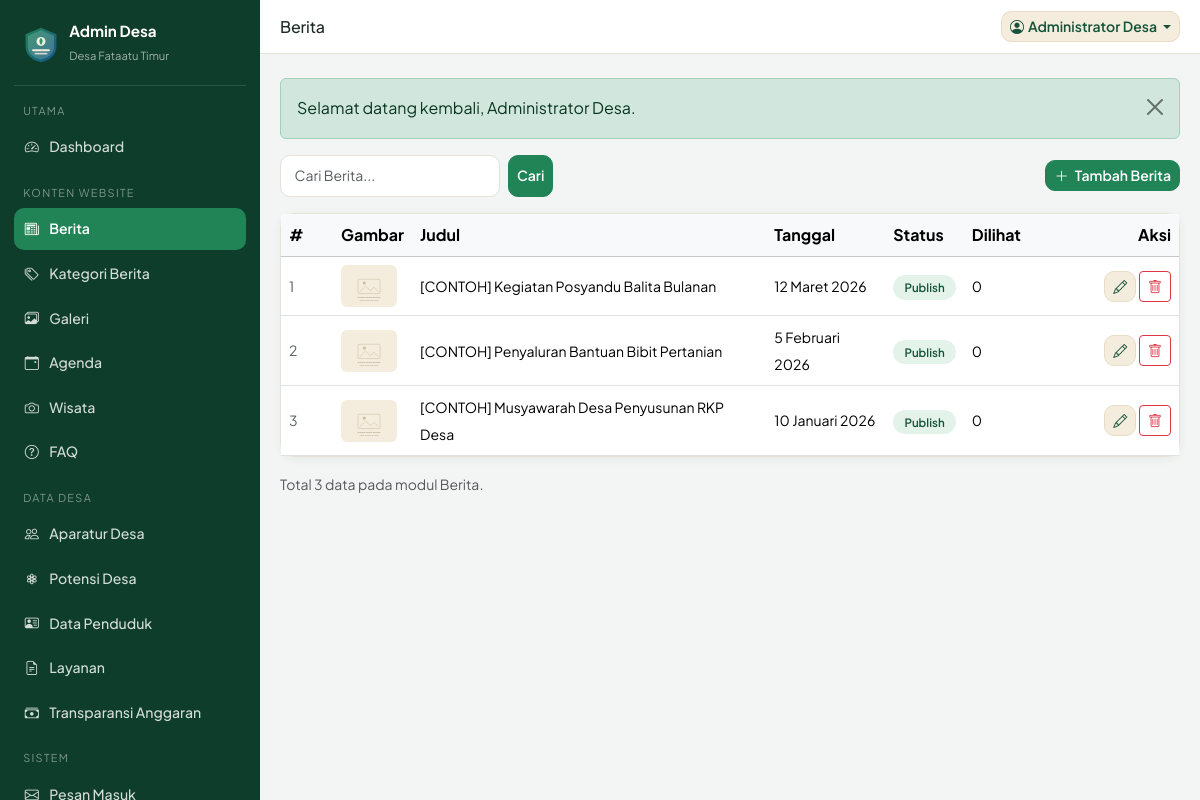
Screenshot of /admin/crud.php?m=berita (signed in) with the database file from the repository.
### tables this page shows
CREATE TABLE `berita` (
  `id` INT(11) NOT NULL AUTO_INCREMENT,
  `judul` VARCHAR(200) NOT NULL,
  `slug` VARCHAR(220) NOT NULL,
  `kategori_id` INT(11) DEFAULT NULL,
  `ringkasan` TEXT DEFAULT NULL,
  `isi` LONGTEXT DEFAULT NULL,
  `gambar` VARCHAR(255) DEFAULT NULL,
  `penulis` VARCHAR(100) DEFAULT NULL,
  `tanggal` DATE NOT NULL,
  `status` ENUM('draft','publish') NOT NULL DEFAULT 'publish',
  `dilihat` INT(11) NOT NULL DEFAULT 0,
  `created_at` TIMESTAMP NOT NULL DEFAULT CURRENT_TIMESTAMP,
  PRIMARY KEY (`id`),
  KEY `kategori_id` (`kategori_id`)
);

### includes/functions.php (called while the page is built, shortened)
<?php
function e(?string $v): string
{
    return htmlspecialchars((string) $v, ENT_QUOTES, 'UTF-8');
}
function url(string $path = ''): string
{
    return BASE_URL . '/' . ltrim($path, '/');
}
function tanggal_id(?string $date, bool $withDay = false): string
{
    $ts = strtotime($date);
    $hari  = ['Minggu','Senin','Selasa','Rabu','Kamis','Jumat','Sabtu'];
    $bulan = ['','Januari','Februari','Maret','April','Mei','Juni','Juli','Agustus','September','Oktober','November','Desember'];
    $out = date('j', $ts) . ' ' . $bulan[(int) date('n', $ts)] . ' ' . date('Y', $ts);
    return $withDay ? $hari[(int) date('w', $ts)] . ', ' . $out : $out;
}
function excerpt(?string $text, int $len = 140): string
{
    $text = trim(strip_tags((string) $text));
    return mb_strlen($text) > $len ? mb_substr($text, 0, $len) . '…' : $text;
}
function img_src(?string $file, string $folder, string $fallback = 'placeholder.svg'): string
{
    return url('assets/img/' . $fallback);
}

### admin/crud.php (the view, shortened to what this page needs)
<?php
require_once __DIR__ . '/../config/config.php';
require_once __DIR__ . '/modules.php';
$m = isset($_GET['m']) ? trim((string) $_GET['m']) : '';
$cfg    = $MODULES[$m];
$table  = $cfg['table'];
$aksi = (string) ($_GET['aksi'] ?? 'list');
if ($aksi === 'list') {
    $q =
        isset($_GET['q'])
        ? trim((string) $_GET['q'])
        : '';
    $page =
        max(
            1,
            (int) ($_GET['page'] ?? 1)
        );
    $per = 15;
    $where = '1=1';
    $par = [];
    $cs = $pdo->prepare(
        'SELECT COUNT(*) FROM `' .
        $table .
        '` WHERE ' .
        $where
    );
    $cs->execute($par);
    $totalRow =
        (int) $cs->fetchColumn();
    $totalPage =
        max(
            1,
            (int) ceil(
                $totalRow / $per
            )
        );
    $page =
        min(
            $page,
            $totalPage
        );
    $off =
        ($page - 1) *
        $per;
    $st = $pdo->prepare(
        'SELECT * FROM `' .
        $table .
        '` WHERE ' .
        $where .
        ' ORDER BY ' .
        $cfg['order'] .
        ' LIMIT ' .
        $per .
        ' OFFSET ' .
        $off
    );
    $st->execute($par);
    $rows =
        $st->fetchAll();
    require __DIR__ . '/includes/header.php';
    ?>
    <div class="d-flex flex-wrap justify-content-between align-items-center gap-2 mb-3">
        <form
            class="d-flex gap-2"
            method="get"
        >
            <input
                class="form-control form-control-sm"
                style="min-width:220px"
                type="search"
                name="q"
                value="<?= e($q) ?>"
                placeholder="Cari <?= e($cfg['label']) ?>..."
            >
            <button
                class="btn btn-sm btn-brand"
            >
                Cari
            </button>
        </form>
        <a
            class="btn btn-sm btn-brand"
            href="?m=<?= e($m) ?>&aksi=tambah"
        >
            <i class="bi bi-plus-lg me-1"></i>
            Tambah <?= e($cfg['label']) ?>
        </a>
    </div>
    <div class="admin-card">
        <div class="table-responsive">
            <table class="table table-hover align-middle mb-0">
                <thead class="table-light">
                    <tr>
                        <th style="width:52px">
                            #
                        </th>
                        <?php foreach ($cfg['list'] as $col): ?>
                            <th>
                                <?= e($col['label']) ?>
                            </th>
                        <?php endforeach; ?>
                        <th
                            class="text-end"
                            style="width:150px"
                        >
                            Aksi
                        </th>
                    </tr>
                </thead>
                <tbody>
                    <?php foreach ($rows as $i => $r): ?>
                        <tr>
                            <td class="text-muted small">
                                <?= $off + $i + 1 ?>
                            </td>
                            <?php foreach ($cfg['list'] as $name => $col): ?>
                                <?php
                                $type =
                                    $col['type'] ?? 'text';
                                $val =
                                    $r[$name] ?? '';
                                ?>
                                <td>
                                    <?php if ($type === 'image'): ?>
                                        <img
                                            src="<?= img_src(
                                                $val,
                                                $col['folder'],
                                                $col['folder'] === 'aparatur'
                                                    ? 'avatar.svg'
                                                    : 'placeholder.svg'
                                            ) ?>"
                                            width="56"
                                            height="42"
                                            style="object-fit:cover;border-radius:6px"
                                            alt="Pratinjau"
                                        >
                                    <?php elseif ($type === 'date'): ?>
                                        <span class="small">
                                            <?= tanggal_id($val) ?>
                                        </span>
                                    <?php elseif ($type === 'money'): ?>
                                        <span class="small fw-semibold">
                                            <?= rupiah($val) ?>
                                        </span>
                                    <?php elseif ($type === 'badge'): ?>
                                        <span class="badge-cat text-capitalize">
                                            <?= e($val) ?>
                                        </span>
                                    <?php else: ?>
                                        <span class="small">
                                            <?= e(
                                                excerpt(
                                                    (string) $val,
                                                    70
                                                )
                                            ) ?>
                                        </span>
                                    <?php endif; ?>
                                </td>
                            <?php endforeach; ?>
                            <td class="text-end">
                                <a
                                    class="btn btn-sm btn-light-krem"
                                    href="?m=<?= e($m) ?>&aksi=edit&id=<?= (int) $r['id'] ?>"
                                    title="Edit"
                                >
                                    <i class="bi bi-pencil"></i>
                                </a>
                                <form
                                    class="d-inline"
                                    method="post"
                                    action="?m=<?= e($m) ?>&aksi=hapus&id=<?= (int) $r['id'] ?>"
                                >
                                    <button
                                        type="submit"
                                        class="btn btn-sm btn-outline-danger"
                                        data-confirm="Yakin ingin menghapus data ini? Tindakan tidak dapat dibatalkan."
                                        title="Hapus"
                                    >
                                        <i class="bi bi-trash"></i>
                                    </button>
                                </form>
                            </td>
                        </tr>
                    <?php endforeach; ?>
                </tbody>
            </table>
        </div>
    </div>
    <p class="text-muted small mt-3 mb-0">
        Total
        <?= $totalRow ?>
        data pada modul
        <?= e($cfg['label']) ?>.
    </p>
    <?php
    require __DIR__ . '/includes/footer.php';
    exit;
}
require __DIR__ . '/includes/header.php';
?>
<?php
require __DIR__ . '/includes/footer.php';
?>

### assets/css/style.css (style rules this page uses)
:root { --hijau-900: #0f3d2c; --hijau-800: #14533a; --hijau-700: #1a6b48; --hijau-600: #218456; --hijau-500: #2e9c67; --hijau-100: #e3f3ea; --biru-800: #0e3f66; --biru-700: #14568a; --biru-600: #1b6fae; --biru-100: #e4f0f9; --krem-100: #fbf7ee; --krem-200: #f4ecdc; --krem-300: #e8dcc4; --putih: #ffffff; --teks: #1d2b26; --teks-lembut: #5c6b64; --garis: #e6e2d7; --radius: 14px; --shadow-sm: 0 2px 10px rgba(15, 61, 44, .06); --shadow-md: 0 10px 30px rgba(15, 61, 44, .10); --font: 'Plus Jakarta Sans', system-ui, -apple-system, 'Segoe UI', sans-serif; }
* { box-sizing: border-box; }
body { font-family: var(--font); color: var(--teks); background: var(--krem-100); line-height: 1.65; }
a { text-decoration: none; }
.btn-brand { background: var(--hijau-600); border: 1px solid var(--hijau-600); color: #fff; font-weight: 600; border-radius: 10px; }
.btn-light-krem { background: var(--krem-200); border: 1px solid var(--krem-300); color: var(--hijau-800); font-weight: 600; border-radius: 10px; }
.badge-cat { background: var(--hijau-100); color: var(--hijau-800); font-weight: 600; font-size: .72rem; border-radius: 999px; padding: .3rem .7rem; }
.form-control, .form-select { border-radius: 10px; border-color: var(--garis); padding: .6rem .85rem; }
body.admin-body { background: #f2f5f3; }
.admin-card { background: #fff; border: 1px solid var(--garis); border-radius: var(--radius); box-shadow: var(--shadow-sm); }

### rows the page displays
berita: i "1", judul "[CONTOH] Kegiatan Posyandu Balita Bulanan", tanggal "12 Maret 2026", status "Publish", dilihat "0"
berita: i "2", judul "[CONTOH] Penyaluran Bantuan Bibit Pertanian", tanggal "5 Februari 2026", status "Publish", dilihat "0"
berita: i "3", judul "[CONTOH] Musyawarah Desa Penyusunan RKP Desa", tanggal "10 Januari 2026", status "Publish", dilihat "0"

### other values shown
settings('nama_desa') "Desa Fataatu Timur"
$grup "UTAMA"
$label "Dashboard"
$grup "KONTEN WEBSITE"
$label "Berita"
$label "Kategori Berita"
$label "Galeri"
$label "Agenda"
$label "Wisata"
$label "FAQ"
$grup "DATA DESA"
$label "Aparatur Desa"
$label "Potensi Desa"
$label "Data Penduduk"
$label "Layanan"
